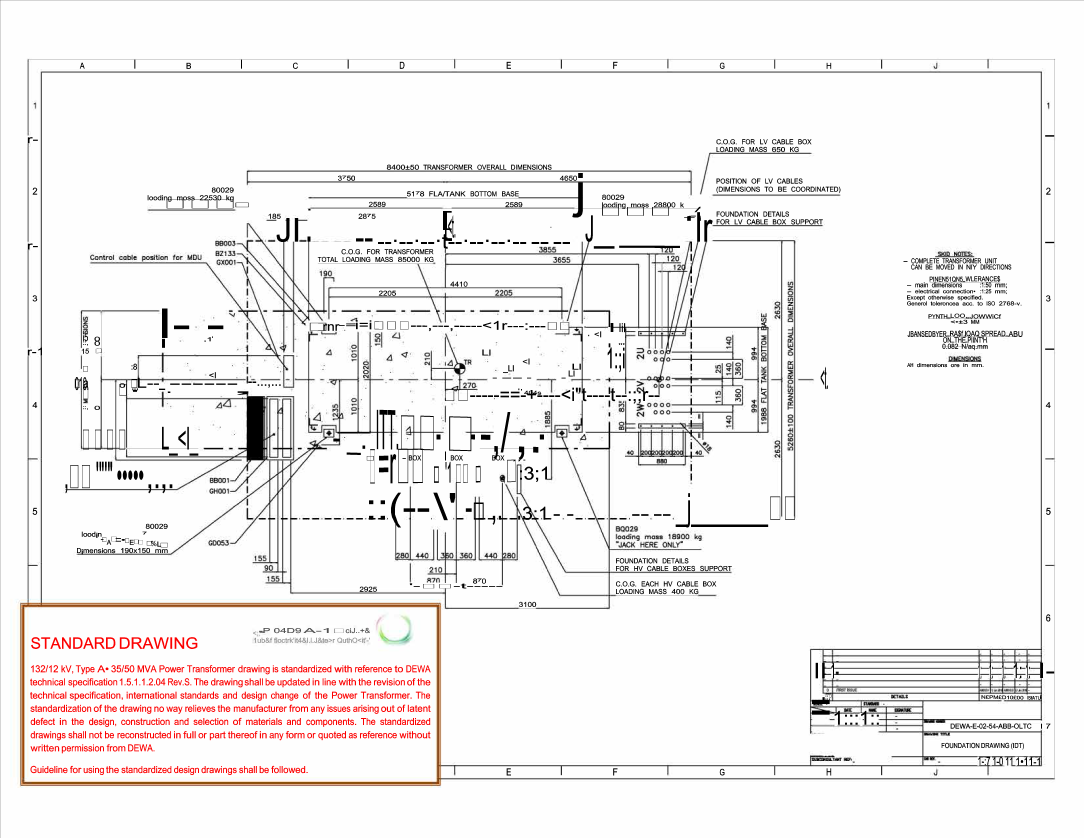
#> input picture TED_Image_2_6500.png, 6500 x 5023 px (shown at 1/6 size)
$ python Dewa_OCR_symbols_extract.py
#> lines starting #> are read from the running program, lines starting #| are printed output that depends on the picture; after the words box and inside, x2 and y2 are one past the last pixel; in counts of white or black regions, pixels touching at a corner belong together
import os
from PIL import Image
import cv2
import csv
import json
import requests
import copy
import numpy as np


INPUT_IMAGE = r'TED_Image_2_6500.png'
OUTPUT_IMAGE = INPUT_IMAGE.split('.')[0] + "_output.jpg"
DIR = INPUT_IMAGE.split('.')[0] + '_split'
INPUT_CSV = r"NOC_TED_compare\csv\TED_Image_2_6500.csv"
INPUT_JSON = r"TED_Tailormade\TED_Image_2_6500.json"
OUTPUT_CSV = "Output_CSV\\" + INPUT_IMAGE.split('.')[0] + '_output.csv'

DWG_Min_Point_X = 0
DWG_Min_Point_Y = 0
DWG_Max_Point_X = 11
DWG_Max_Point_Y = 8.5
Raster_Width = 6500
Raster_Height = 5023
Scale_X = 590.909
Scale_Y = 590.941

if not os.path.exists(DIR):
    os.makedirs(DIR)
else:
    for root, dirs, files in os.walk(DIR, topdown=False):
        for name in files:
            os.remove(os.path.join(root, name))
        for name in dirs:
            os.rmdir(os.path.join(root, name))

# [23 lines left out: function draw_in_image, not called in this run]


def imgcrop(input, xPieces, yPieces):
#> called with input = 'TED_Image_2_6500.png', xPieces = 3, yPieces = 3
    global count, arr_list
    filename, file_extension = os.path.splitext(input)
    im = Image.open(input)
#> im is the input picture: PIL image 6500x5023 RGB; mean R, G, B 242.4, 240.1, 239.7
    imgwidth, imgheight = im.size
    height = imgheight // yPieces
    width = imgwidth // xPieces
    for i in range(0, yPieces):
        for j in range(0, xPieces):
            box = (j * width, i * height, (j + 1) * width, (i + 1) * height)
            a = im.crop(box)
            a = a.convert('RGB')
            filename_to_save = DIR + '/' + filename + "0" + str(i) + "0" + str(j) + file_extension
            a.save(filename_to_save)
#> this loop made 3 passes
#> pass 1, in imgcrop, `a.save(filename_to_save)`:
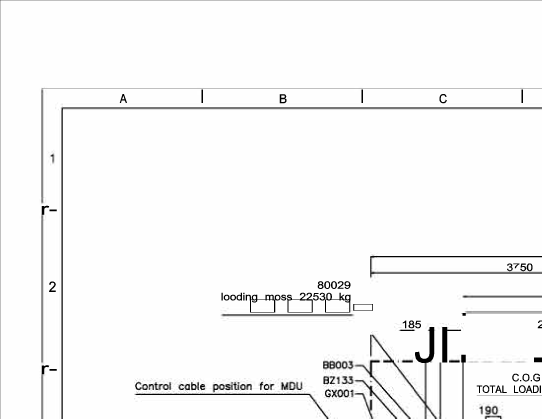
#> saved as TED_Image_2_65000000.png: PIL image 2166x1674 RGB (shown at 1/4 size); min 0, max 255, mean 247
#> pass 1, in imgcrop, `a.save(filename_to_save)`:
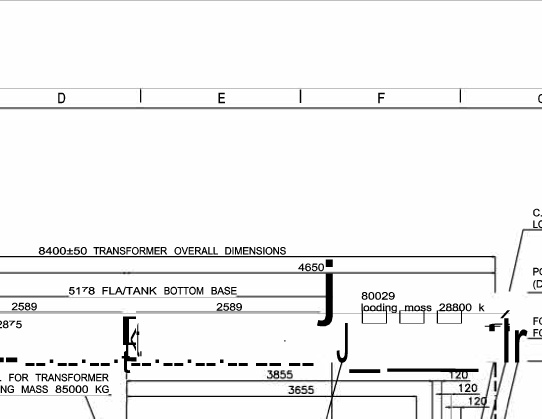
#> saved as TED_Image_2_65000001.png: PIL image 2166x1674 RGB (shown at 1/4 size); min 0, max 255, mean 242.2
#> pass 1, in imgcrop, `a.save(filename_to_save)`:
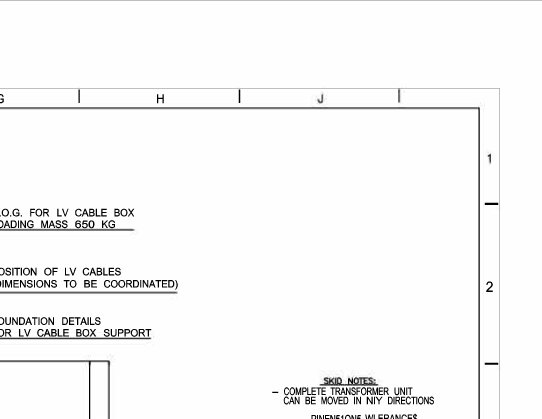
#> saved as TED_Image_2_65000002.png: PIL image 2166x1674 RGB (shown at 1/4 size); min 0, max 255, mean 247.6
#> after the loop:
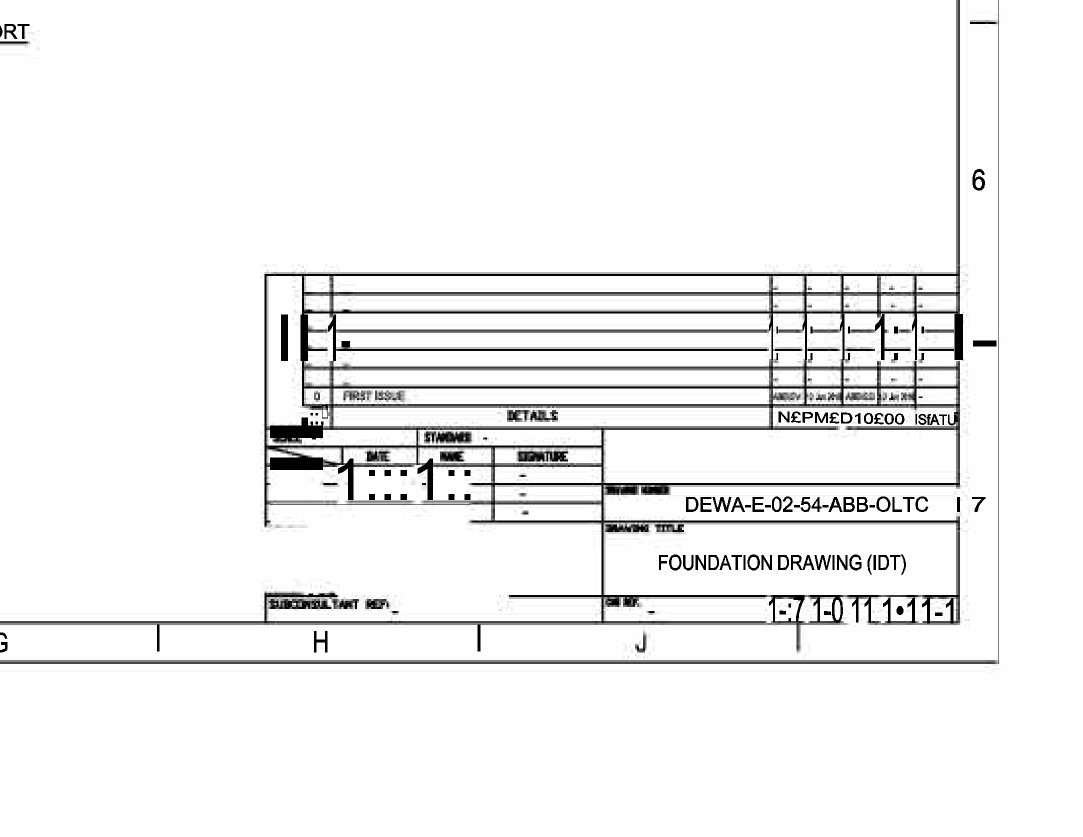
#> a: PIL image 2166x1674 RGB (shown at 1/2 size); min 0, max 255, mean 241.3

# [58 lines left out: functions area_crop, polyline, not called in this run]

def area(x1, y1, x2, y2, x3, y3):
    return abs((x1 * (y2 - y3) + x2 * (y3 - y1) + x3 * (y1 - y2)) / 2.0)

# [25 lines left out: functions check, discard_upolyline, not called in this run]

print("cropping input image...")
imgcrop(INPUT_IMAGE, 3, 3)

tf = len([name for name in os.listdir(DIR)])
tfn = [name for name in os.listdir(DIR)]

imager = cv2.imread(INPUT_IMAGE)
height, width, channel = imager.shape
var_width = int(width // 3)
var_height = int(height // 3)

csv_file = open(OUTPUT_CSV, "w")
writer = csv.writer(csv_file)
writer.writerow(["blockno", "xmin", "ymin", "xmax", "ymax", "label"])

print("detecting from Visual Insight...")
print("writing symbols in " + OUTPUT_CSV + "...")
for i in range(tf):
    area_crop(os.path.join(DIR, tfn[i]), i, var_height, var_width, csv_file)

json_data = {}
print("getting json...")
#> (the run stopped early here; a loop or call above may not have finished)

$ run again, with E2030199-APPROVED-Done_page_25_6500.png copied over TED_Image_2_6500.png
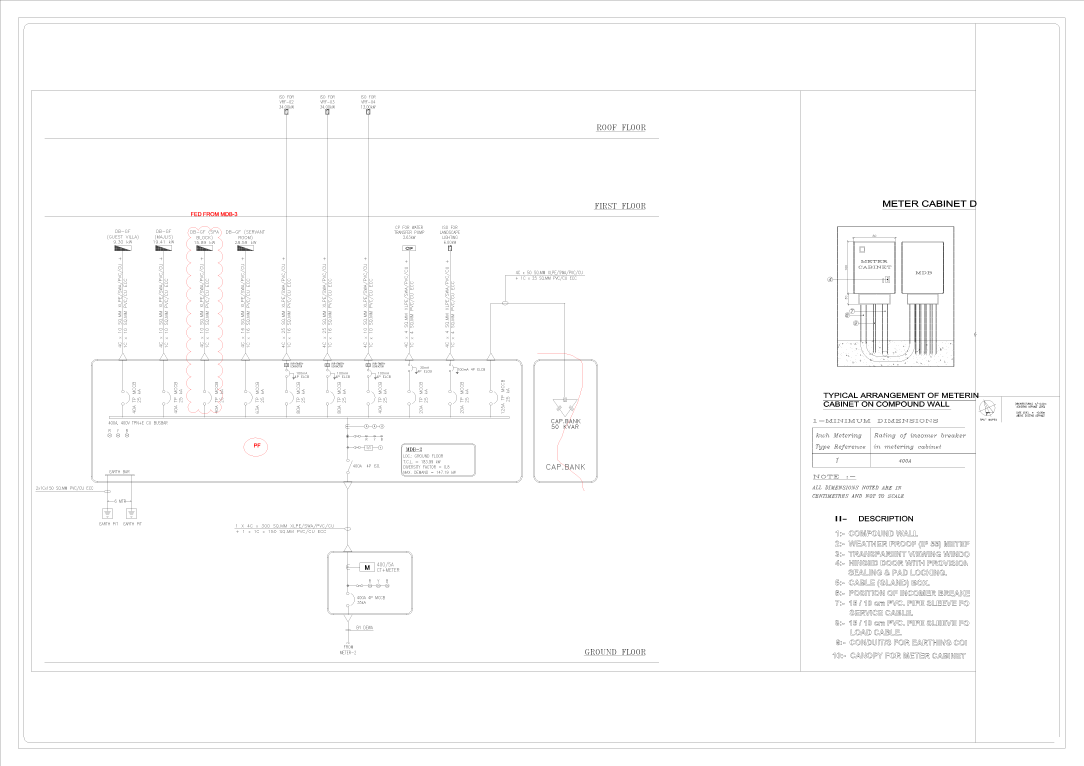
#> input picture E2030199-APPROVED-Done_page_25_6500.png, 6500 x 4596 px (shown at 1/6 size)
#> in imgcrop, im is the input picture: PIL image 6500x4596 RGB; mean R, G, B 252.1, 252, 252
#> the loop in imgcrop, `for i in range(0, yPieces):` made 3 passes
#> pass 1, in imgcrop, `a.save(filename_to_save)`:
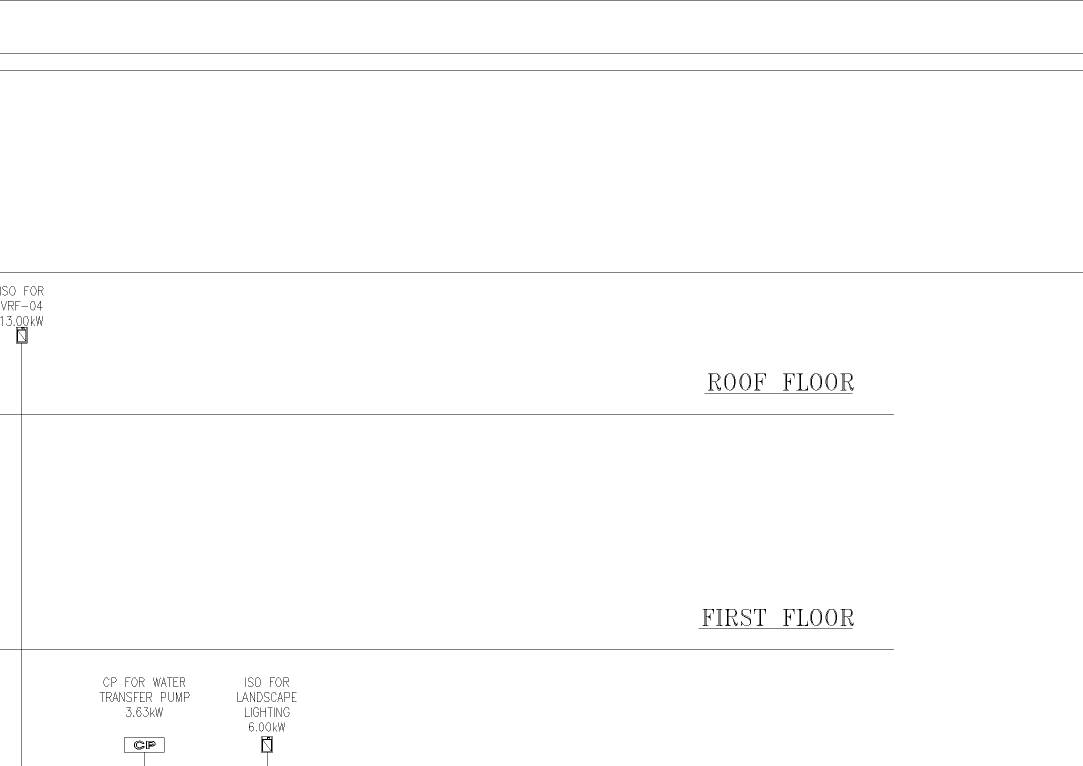
#> saved as TED_Image_2_65000001.png: PIL image 2166x1532 RGB (shown at 1/2 size); 99.4% white; black in thin lines or dots
#> after the loop in imgcrop, `for i in range(0, yPieces):`:
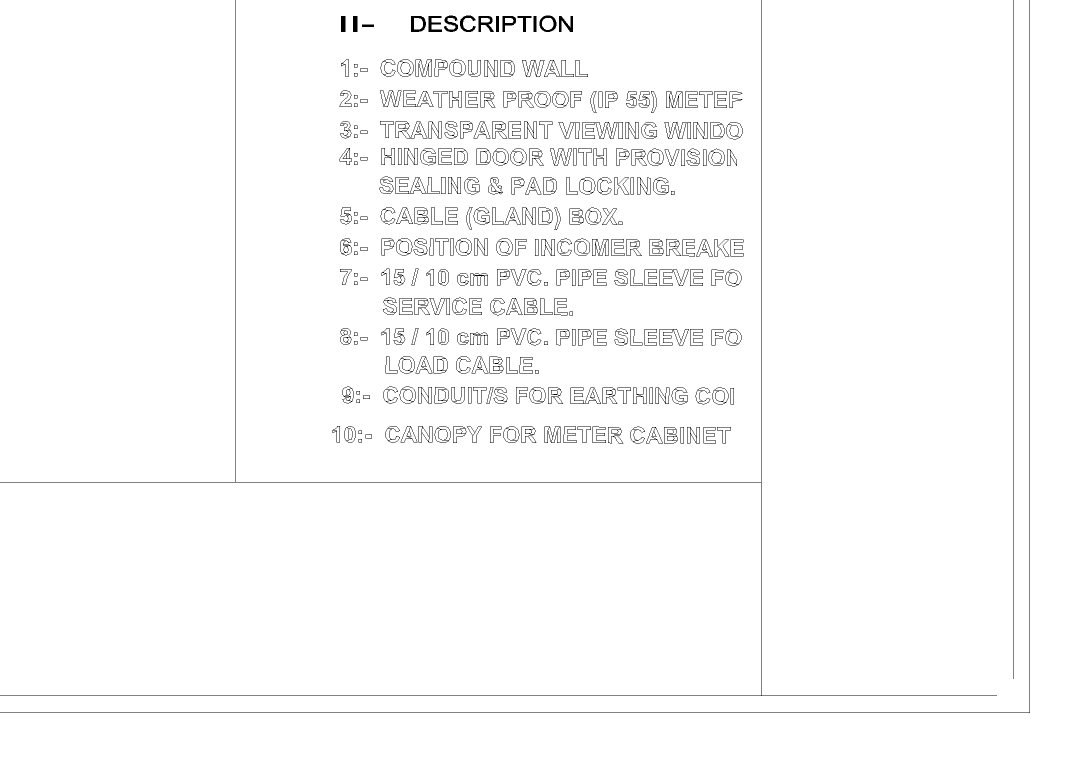
#> a: PIL image 2166x1532 RGB (shown at 1/2 size); 98.3% white; black in thin lines or dots, all inside (x1, y1, x2, y2) = (0, 0, 2060, 1426)
